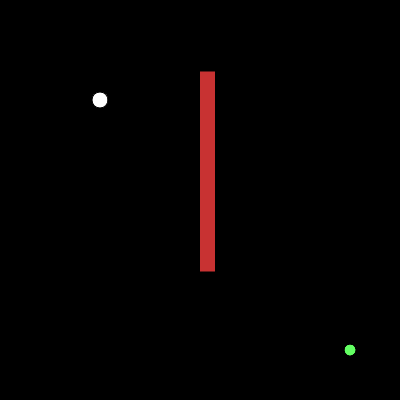
Frame 1 (no input)
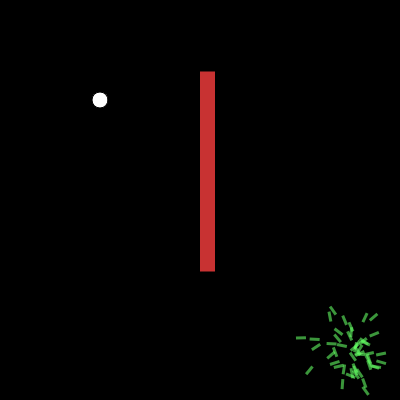
Frame 60 (no input)
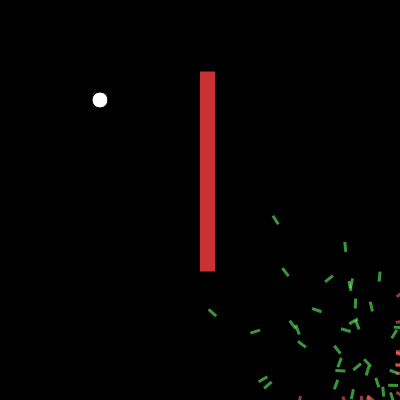
Frame 120 (the mouse pressed at the canvas centre since frame 60)

The p5.js sketch that drew these frames (run headless with seeded random() and noise() and a simulated clock; from frame 60 on, the mouse is pressed at the canvas centre):

// p5.js sketch
// ── sketch.js
var game;

var amebaNumberSlider;
var amebaNumberDiv;

var wallSlider;
var wallDiv;

function setup() {
    createCanvas(400, 400);
    initGame();
    // Create UI
    lifeP = createP();
    amebaNumberDiv = createDiv();
    amebaNumberSlider = createSlider(0, 200, 25);

    wallDiv = createDiv();
    wallSlider = createSlider(0, 300, 200);

    button = createButton('reset game');
    button.mousePressed(initGame);
}

function draw() {
    background(0);
    game.run();

    lifeP.html('Generation ' + game.numGeneration + ', time ' + game.time + ', Max Fitness ' + game.maxFitness);
    amebaNumberDiv.html('Number of Ameba ' + amebaNumberSlider.value());
    wallDiv.html('Wall length ' + wallSlider.value());
}

function initGame(){
    game = new Game(400, 400);
    
    if(amebaNumberSlider){
        game.popsize = amebaNumberSlider.value();
        game.wallLength = wallSlider.value();
    }

    game.init();
        
}
// ── ameba.js
//-------------------------------
//
//--------------------------------
function DNA(genes) {
    this.activeLevel = 0.1
    this.genes = [];
    if(genes){
        this.genes = genes;
    }else{
        // make new gene ~
        for (var i = 0; i < lifespan; i++) {
            this.genes[i] = p5.Vector.random2D();
            this.genes[i].setMag(this.activeLevel);
        }
    }


    this.crossover = function(partnerDNA){
        var newGenes = [];
        var midPoint = floor(random(this.genes.length))
        for(var i =0;i<this.genes.length; i++){
            if(i<midPoint){
                newGenes[i] = this.genes[i];
            }
            else{
                newGenes[i] = partnerDNA.genes[i];
            }
        }

        return new DNA(newGenes);
    }

    this.mutation = function(){
        var mutationRate = 0.01;
        for(var i =0;i<this.genes.length; i++){
            if(random(1) < mutationRate){
                this.genes[i] = p5.Vector.random2D();
                this.genes[i].setMag(this.activeLevel);
            }
        }
    }

}

function Ameba(dna) {
    this.pos = createVector(width - 50, height - 50);
    this.vel = createVector();
    this.acc = createVector();
    this.fitness = 0;
    
    if(dna){
        this.dna = dna;
    }else{
        this.dna = new DNA();
    }
    
    this.isDied = false;

    this.applyForce = function (force) {
        this.acc.add(force)
    }

    // The closer to food, the better.
    this.calcFitness = function(food_pos){
        var d = dist(food_pos.x,
                    food_pos.y, 
                    this.pos.x, 
                    this.pos.y);

        this.fitness = map(d, 0, 400, 100, 0);
        
        // console.log(d )
        // sucessfully eat food?
        // I need you to the next gen.
        if(d < 16){
            this.fitness += 100
            this.die();
        }
        
    }


    this.die = function(){
        this.isDied = true;
        this.fitness -= 10;
    }

    this.getEatten = function(){
        this.fitness -= 100;
        this.die();
    }

    this.update = function (time) {

        if (!this.isDied) {
            this.applyForce(this.dna.genes[time])
            this.vel.add(this.acc);
            this.pos.add(this.vel);
            this.acc.mult(0);
        }

    }

    this.show = function () {
        if (!this.isDied) {
            push();
            noStroke();
            fill(100, 255, 100, 150);
            translate(this.pos.x, this.pos.y);
            rotate(this.vel.heading());
            rectMode(CENTER);
            rect(0, 0, 10, 3);
            pop();
        } else {
            push();
            noStroke();
            fill(255, 100, 100, 150);
            translate(this.pos.x, this.pos.y);
            rotate(this.vel.heading());
            rectMode(CENTER);
            rect(0, 0, 10, 3);
            pop();
        }

    }

}
// ── food.js
function Food(){
    this.energy = 16;
    this.pos = createVector(100, 100);

    this.init = function(){
        this.energy = 16;
    }

    this.update = function(){
        // this.energy--;
        // if(this.energy <= 0){
        //     this.energy = 16;
        // }
    }

    this.show = function(){
        ellipse(this.pos.x, this.pos.y, this.energy, this.energy);
    }

}
// ── game.js
var lifespan = 300;

//--------------------------------
// Game Object
//--------------------------------
function Game(width, height) {
    this.width = width;
    this.height = height;
    this.numGeneration = 0;
    this.maxFitness = 0;
    
    this.wallLength = 200;

    this.amebas = [];
    this.popsize = 50;
    this.time = 0;
    this.food = new Food();
    this.preys = []
    this.n_prey = 1;

    this.matingPool = [];

    this.init = function () {
        // Create initial Amebas
        for (var i = 0; i < this.popsize; i++) {
            this.amebas[i] = new Ameba();
        }
        // Create Preys
        for (var i = 0; i < this.n_prey; i++) {
            this.preys[i] = new Prey(createVector(width / 2, random(100)),
                15,
                this.wallLength);
        }
    }

    this.isOutOfBound = function (pos) {
        return (pos.x <= 0 || pos.y <= 0 ||
            pos.x >= this.width || pos.y >= this.height)
    }

    this.isEatten = function (pos) {
        for (var i = 0; i < this.n_prey; i++) {

            if (pos.x >= this.preys[i].pos.x &&
                pos.y >= this.preys[i].pos.y &&
                pos.x <= this.preys[i].pos.x + this.preys[i].width &&
                pos.y <= this.preys[i].pos.y + this.preys[i].height) {
                return true;
            }

        }
        return false;
    }

    this.resetGame = function () {
        this.time = 0;
        this.numGeneration++;
    }

    this.run = function () {

        if (this.time >= lifespan) {
            this.evaluate();
            this.resetGame();
        }

        this.food.update();
        this.food.show();

        for (var i = 0; i < this.n_prey; i++) {
            this.preys[i].update();
            this.preys[i].show();
        }

        for (var i = 0; i < this.amebas.length; i++) {
            this.amebas[i].update(this.time);

            this.amebas[i].calcFitness(this.food.pos);

            if (this.isOutOfBound(this.amebas[i].pos)) {
                this.amebas[i].die();
            }

            if (this.isEatten(this.amebas[i].pos)) {
                this.amebas[i].getEatten();
            }

            
            this.amebas[i].show();
        }

        this.time++;
    }

    this.evaluate = function () {
        console.log('evaluating...');

        // Find max
        var maxFitness = -100;
        for (var i = 0; i < this.amebas.length; i++) {
            if (maxFitness < this.amebas[i].fitness) {
                maxFitness = this.amebas[i].fitness;

            }
        }

        this.maxFitness = maxFitness;

        // normalize fitness
        for (var i = 0; i < this.amebas.length; i++) {
            this.amebas[i].fitness /= maxFitness;
        }

        // put amebas to the pool
        this.matingPool = [];
        for (var i = 0; i < this.amebas.length; i++) {
            var n = this.amebas[i].fitness * 100;
            for (var j = 0; j < n; j++) {
                this.matingPool.push(this.amebas[i]);
            }
        }

        // selection
        var newGeneration = [];
        for (var i = 0; i < this.amebas.length; i++) {
            var parentA_DNA = random(this.matingPool).dna;
            var parentB_DNA = random(this.matingPool).dna;
            var childDNA = parentA_DNA.crossover(parentB_DNA);
            childDNA.mutation();
            newGeneration[i] = new Ameba(childDNA);
        }

        this.amebas = newGeneration;
    }

}
// ── predator.js
function Predator(pos, width, height){
    this.pos = pos;
    this.width = width;
    this.height = height

    this.update = function(){

    }

    this.show = function(){
        push();
        noStroke();
        fill(200,50,50);
        rect(this.pos.x, this.pos.y, this.width, this.height);
        rectMode(CENTER);
        pop();
    }
}
// ── prey.js
function Prey(pos, width, height){
    this.pos = pos;
    this.width = width;
    this.height = height

    this.update = function(){

    }

    this.show = function(){
        push();
        noStroke();
        fill(200,50,50);
        rect(this.pos.x, this.pos.y, this.width, this.height);
        rectMode(CENTER);
        pop();
    }
}
